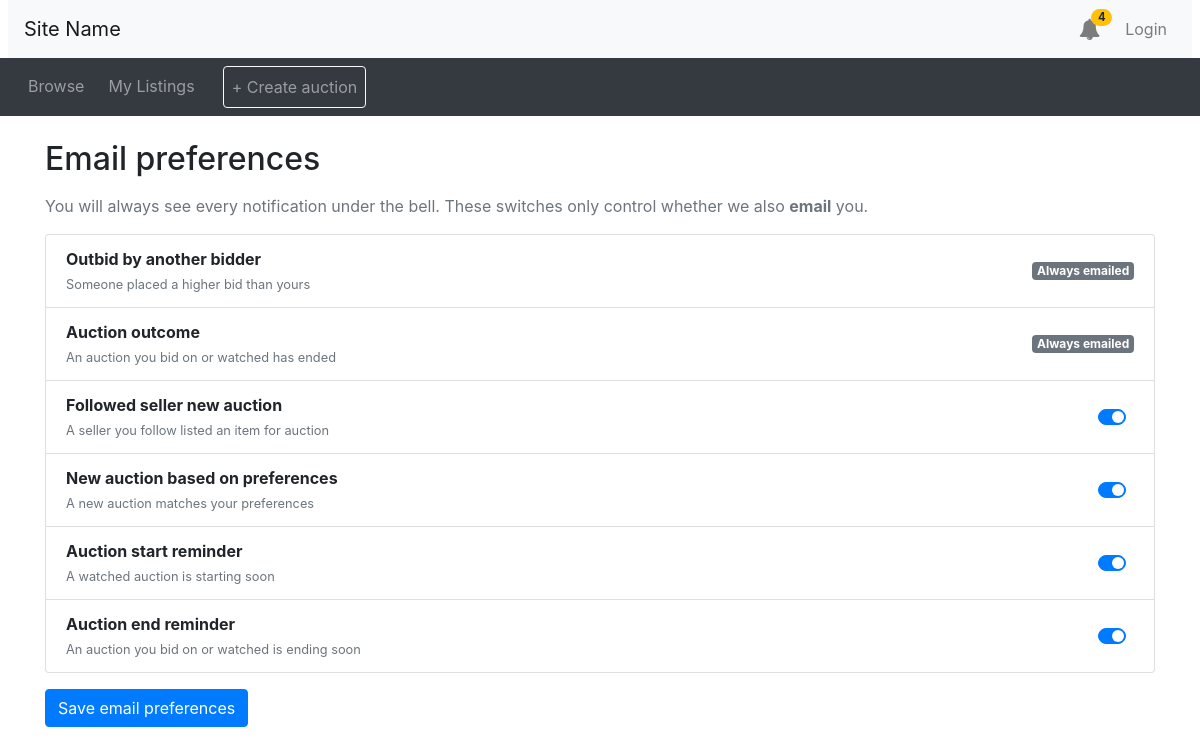
The app's page /auction/preferences.php with its own data.
### tables this page shows
CREATE TABLE NotificationTypes (
    notificationTypeId INT UNSIGNED NOT NULL AUTO_INCREMENT PRIMARY KEY,
    name               ENUM(
        'OUTBID_BY_ANOTHER_BIDDER',
        'FOLLOWED_SELLER_NEW_AUCTION',
        'NEW_AUCTION_BASED_ON_PREFERENCES',
        'AUCTION_START_REMINDER',
        'AUCTION_END_REMINDER',
        'AUCTION_OUTCOME',
        'NEW_FOLLOWER'
    ) NOT NULL UNIQUE,
    description        VARCHAR(255) NULL,
   isOptional         BOOLEAN      NOT NULL DEFAULT TRUE
);

### auction/notification_funcs.php (called while the page is built, shortened)
<?php
function db_run(mysqli $db, string $sql, array $params = []) {
  $st = $db->prepare($sql);
  if ($params) {
    $types = '';
    foreach ($params as $p) { $types .= is_int($p) ? 'i' : (is_float($p) ? 'd' : 's'); }
    $st->bind_param($types, ...$params);
  }
  $st->execute();
  $res = $st->get_result();
  return $res;
}
function db_all(mysqli $db, string $sql, array $p = []): array { return db_run($db, $sql, $p)->fetch_all(MYSQLI_ASSOC); }

### auction/preferences.php (the view, shortened to what this page needs)
<?php ob_start(); include_once("header.php") ?>
<?php
  $uid  = current_user_id();
  $role = user_role($connection, $uid);
  $shown = email_pref_types_for_role($role);
?>
<div class="container my-4">
  <h2 class="my-3">Email preferences</h2>
  <p class="text-muted">You will always see every notification under the bell. These switches only control whether we also <strong>email</strong> you.</p>
<?php
  $all = [];
  foreach (db_all($connection, 'SELECT notificationTypeId, name, description, isOptional FROM NotificationTypes') as $t) { $all[$t['name']] = $t; }
  $types = [];
  foreach ($shown as $name) { if (isset($all[$name])) { $types[] = $all[$name]; } }
  $saved = [];
  foreach (db_all($connection, 'SELECT notificationTypeId, isEnabled FROM UserNotificationPreferences WHERE userId = ?', [$uid]) as $p) {
    $saved[(int) $p['notificationTypeId']] = (int) $p['isEnabled'];
  }
?>
  <form method="post"><ul class="list-group mb-3">
<?php foreach ($types as $t): $tid = (int) $t['notificationTypeId']; $isOn = $saved[$tid] ?? 1; ?>
    <li class="list-group-item d-flex justify-content-between align-items-center">
      <div>
        <div class="font-weight-bold"><?php echo htmlspecialchars(ucfirst(strtolower(str_replace('_', ' ', $t['name']))), ENT_QUOTES); ?></div>
        <small class="text-muted"><?php echo htmlspecialchars((string) $t['description'], ENT_QUOTES); ?></small>
      </div>
<?php if (!$t['isOptional']): ?>
      <span class="badge badge-secondary">Always emailed</span>
<?php else: ?>
      <div class="custom-control custom-switch">
      </div>
<?php endif; ?>
    </li>
<?php endforeach; ?>
  </ul>
  <button class="btn btn-primary">Save email preferences</button></form>
</div>
<?php include_once("footer.php") ?>

### records on screen
notificationtypes: name "Outbid by another bidder", description "Someone placed a higher bid than yours", isOptional "Always emailed"
notificationtypes: name "Auction outcome", description "An auction you bid on or watched has ended", isOptional "Always emailed"
notificationtypes: name "Followed seller new auction", description "A seller you follow listed an item for auction"
notificationtypes: name "New auction based on preferences", description "A new auction matches your preferences"
notificationtypes: name "Auction start reminder", description "A watched auction is starting soon"
notificationtypes: name "Auction end reminder", description "An auction you bid on or watched is ending soon"

### other values on screen
$bell_unread "4"
